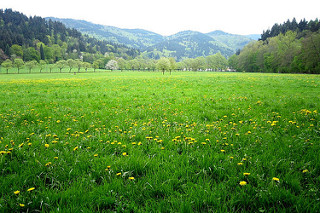
#> input picture data/green/146242691_44d9c9d6ce_n.jpg, 320 x 213 px, found by its file name; its folder holds only this picture in this run
$ python data_prep_clean.py
#> lines starting #> are read from the running program, lines starting #| are printed output that depends on the picture
import os
import cv2
import logging
from typing import List

# data_prep_clean.py
# Resizes and standardizes all images in the green and non_green folders to 320x240 JPGs.
# Ensures consistent input for machine learning training.

def clean_and_resize_images(folder: str, size: tuple = (320, 240)) -> None:
#> called with folder = 'data/green', size = (320, 240)
    for fname in os.listdir(folder):
        fpath = os.path.join(folder, fname)
        if not os.path.isfile(fpath):
            continue
        try:
            img = cv2.imread(fpath)
#> img is the input picture: shape (213, 320, 3); mean B, G, R 78.9, 146.1, 105.9
            if img is None:
                logging.error(f"Failed to read image: {fpath}")
                continue
            resized = cv2.resize(img, size)
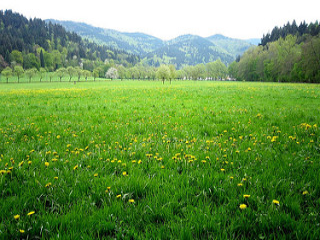
#> resized: shape (240, 320, 3); mean B, G, R 78.8, 146, 105.8
            # Save as .jpg, overwrite original (change extension if needed)
            new_fpath = os.path.splitext(fpath)[0] + '.jpg'
            cv2.imwrite(new_fpath, resized, [int(cv2.IMWRITE_JPEG_QUALITY), 95])
            if new_fpath != fpath and os.path.exists(fpath):
                os.remove(fpath)
            logging.debug(f"Processed and saved: {new_fpath}")
        except Exception as e:
            logging.error(f"Error processing {fpath}: {e}")

if __name__ == "__main__":
    logging.basicConfig(level=logging.DEBUG, format='%(levelname)s: %(message)s')
    for folder in ['data/green', 'data/non_green']:
#> (the run stopped early here; a loop or call above may not have finished)
